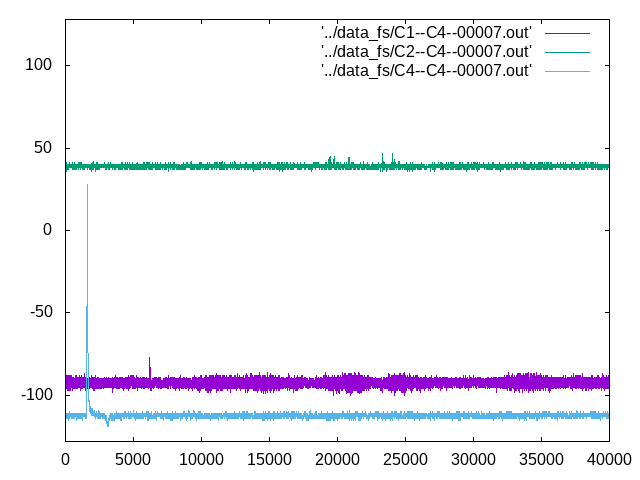

The gnuplot source for this figure:
#!/usr/bin/gnuplot -persist
#
#    
#    	G N U P L O T
#    	Version 5.2 patchlevel 6    last modified 2019-01-01 
#    
#    	Copyright (C) 1986-1993, 1998, 2004, 2007-2018
#    	Thomas Williams, Colin Kelley and many others
#    
#    	gnuplot home:     http://www.gnuplot.info
#    	faq, bugs, etc:   type "help FAQ"
#    	immediate help:   type "help"  (plot window: hit 'h')
# set terminal qt 0 font "Sans,9"
# set output
unset clip points
set clip one
unset clip two
set errorbars front 1.000000 
set border 31 front lt black linewidth 1.000 dashtype solid
set zdata 
set ydata 
set xdata 
set y2data 
set x2data 
set boxwidth
set style fill  empty border
set style rectangle back fc  bgnd fillstyle   solid 1.00 border lt -1
set style circle radius graph 0.02 
set style ellipse size graph 0.05, 0.03 angle 0 units xy
set dummy x, y
set format x "% h" 
set format y "% h" 
set format x2 "% h" 
set format y2 "% h" 
set format z "% h" 
set format cb "% h" 
set format r "% h" 
set ttics format "% h"
set timefmt "%d/%m/%y,%H:%M"
set angles radians
set tics back
unset grid
unset raxis
set theta counterclockwise right
set style parallel front  lt black linewidth 2.000 dashtype solid
set key title "" center
set key fixed right top vertical Right noreverse enhanced autotitle nobox
set key noinvert samplen 4 spacing 1 width 0 height 0 
set key maxcolumns 0 maxrows 0
set key noopaque
unset label
unset arrow
set style increment default
unset style line
unset style arrow
set style histogram clustered gap 2 title textcolor lt -1
unset object
set style textbox transparent margins  1.0,  1.0 border  lt -1 linewidth  1.0
set offsets 0, 0, 0, 0
set pointsize 1
set pointintervalbox 1
set encoding default
unset polar
unset parametric
unset decimalsign
unset micro
unset minussign
set view 60, 30, 1, 1
set view azimuth 0
set rgbmax 255
set samples 100, 100
set isosamples 10, 10
set surface 
unset contour
set cntrlabel  format '%8.3g' font '' start 5 interval 20
set mapping cartesian
set datafile separator whitespace
unset hidden3d
set cntrparam order 4
set cntrparam linear
set cntrparam levels auto 5 unsorted
set cntrparam firstlinetype 0
set cntrparam points 5
set size ratio 0 1,1
set origin 0,0
set style data lines
set style function lines
unset xzeroaxis
unset yzeroaxis
unset zzeroaxis
unset x2zeroaxis
unset y2zeroaxis
set xyplane relative 0.5
set tics scale  1, 0.5, 1, 1, 1
set mxtics default
set mytics default
set mztics default
set mx2tics default
set my2tics default
set mcbtics default
set mrtics default
set nomttics
set xtics border in scale 1,0.5 mirror norotate  autojustify
set xtics  norangelimit autofreq 
set ytics border in scale 1,0.5 mirror norotate  autojustify
set ytics  norangelimit autofreq 
set ztics border in scale 1,0.5 nomirror norotate  autojustify
set ztics  norangelimit autofreq 
unset x2tics
unset y2tics
set cbtics border in scale 1,0.5 mirror norotate  autojustify
set cbtics  norangelimit autofreq 
set rtics axis in scale 1,0.5 nomirror norotate  autojustify
set rtics  norangelimit autofreq 
unset ttics
set title "" 
set title  font "" norotate
set timestamp bottom 
set timestamp "" 
set timestamp  font "" norotate
set trange [ * : * ] noreverse nowriteback
set urange [ * : * ] noreverse nowriteback
set vrange [ * : * ] noreverse nowriteback
set xlabel "" 
set xlabel  font "" textcolor lt -1 norotate
set x2label "" 
set x2label  font "" textcolor lt -1 norotate
set xrange [ * : * ] noreverse writeback
set x2range [ * : * ] noreverse writeback
set ylabel "" 
set ylabel  font "" textcolor lt -1 rotate
set y2label "" 
set y2label  font "" textcolor lt -1 rotate
set yrange [ -128.000 : 128.000 ] noreverse writeback
set y2range [ * : * ] noreverse writeback
set zlabel "" 
set zlabel  font "" textcolor lt -1 norotate
set zrange [ * : * ] noreverse writeback
set cblabel "" 
set cblabel  font "" textcolor lt -1 rotate
set cbrange [ * : * ] noreverse writeback
set rlabel "" 
set rlabel  font "" textcolor lt -1 norotate
set rrange [ * : * ] noreverse writeback
unset logscale
unset jitter
set zero 1e-08
set lmargin  -1
set bmargin  -1
set rmargin  -1
set tmargin  -1
set locale "en_US.UTF-8"
set pm3d explicit at s
set pm3d scansautomatic
set pm3d interpolate 1,1 flush begin noftriangles noborder corners2color mean
set pm3d nolighting
set palette positive nops_allcF maxcolors 0 gamma 1.5 color model RGB 
set palette rgbformulae 7, 5, 15
set colorbox default
set colorbox vertical origin screen 0.9, 0.2 size screen 0.05, 0.6 front  noinvert bdefault
set style boxplot candles range  1.50 outliers pt 7 separation 1 labels auto unsorted
set loadpath 
set fontpath 
set psdir
set fit brief errorvariables nocovariancevariables errorscaling prescale nowrap v5
file(c,i) = sprintf('../data_fs/C%i--C4--%05i.outparser',c,i)
GNUTERM = "qt"
## Last datafile plotted: "../data_fs/C4--C4--00007.out"
plot '../data_fs/C1--C4--00007.out','../data_fs/C2--C4--00007.out','../data_fs/C4--C4--00007.out'
#    EOF
